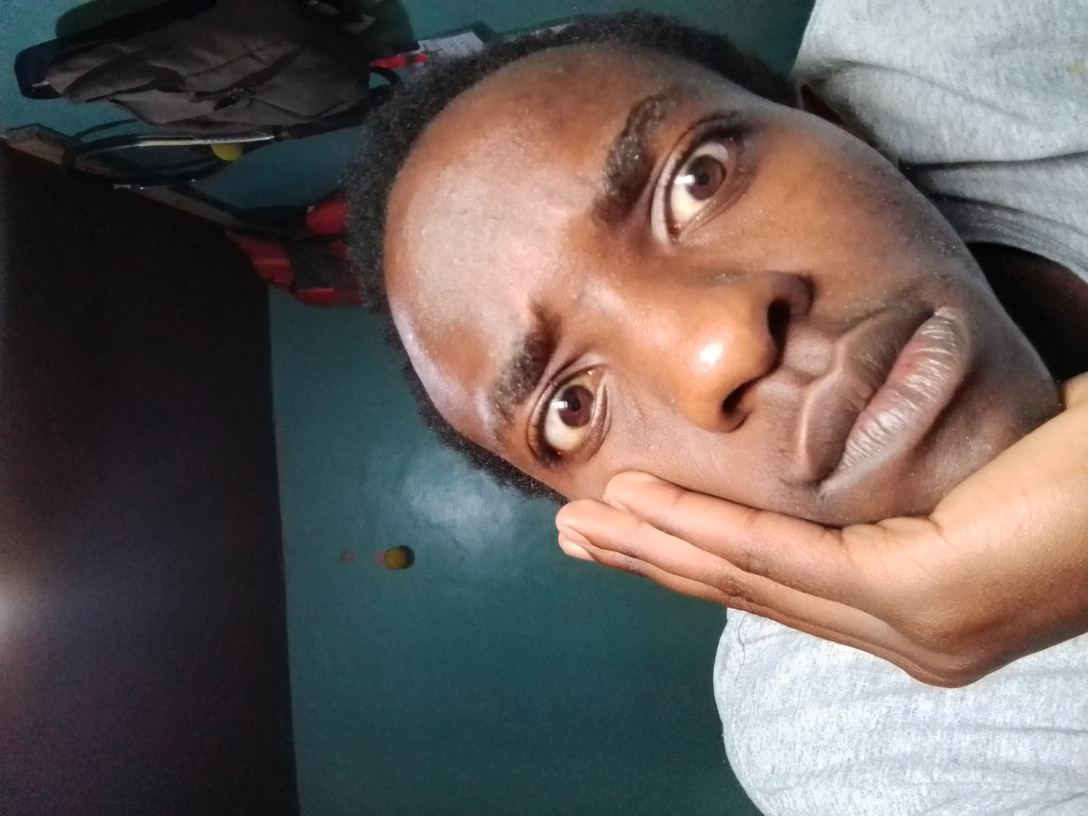
#> input picture me2.jpg, 3264 x 2448 px, found by its file name (shown at 1/3 size)
$ python convert.py
#> lines starting #> are read from the running program, lines starting #| are printed output that depends on the picture
from PIL import Image, ImageEnhance, ImageFilter
import numpy as np
import os

def convert_image_for_m5stack(input_file, output_file="m5stack_image.h",
                             width=320, height=240, variable_name="img_data"):
    """
    Converts an image for optimal display on M5Stack with advanced color correction
    and generates a ready-to-use header file.
    """
#> called with input_file = 'me2.jpg', output_file = 'me2_img.h', width = 320, height = 240, variable_name = 'img_data'
    print(f"Converting {input_file} for M5Stack display...")

    # Load and resize image
    img = Image.open(input_file).convert("RGB")
#> img is the input picture: PIL image 3264x2448 RGB; mean R, G, B 105, 95.2, 91.6
    original_width, original_height = img.size
#> original_width = 3264; original_height = 2448

    # Calculate aspect ratio to maintain proportions
    ratio = min(width / original_width, height / original_height)
#> ratio = 0.098
    new_width = int(original_width * ratio)
#> new_width = 320
    new_height = int(original_height * ratio)
#> new_height = 240

    # Resize with high quality
    img = img.resize((new_width, new_height), Image.Resampling.LANCZOS)
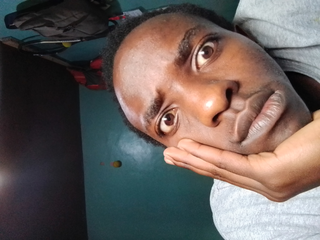
#> img: PIL image 320x240 RGB; mean R, G, B 105, 95.2, 91.6

    # Create black canvas of target size
    canvas = Image.new("RGB", (width, height), (0, 0, 0))
#> canvas: PIL image 320x240 RGB; every value is 0

    # Paste resized image centered on canvas
    offset_x = (width - new_width) // 2
#> offset_x = 0
    offset_y = (height - new_height) // 2
#> offset_y = 0
    canvas.paste(img, (offset_x, offset_y))
    img = canvas

    # Apply image enhancements for better display on LCD
    img = ImageEnhance.Contrast(img).enhance(1.2)      # Increase contrast
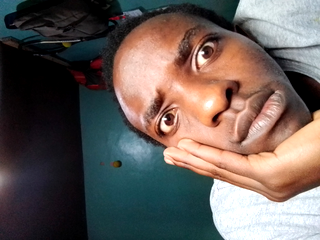
#> img: PIL image 320x240 RGB; mean R, G, B 105, 94.2, 89.5
    img = ImageEnhance.Brightness(img).enhance(1.1)    # Slightly brighter
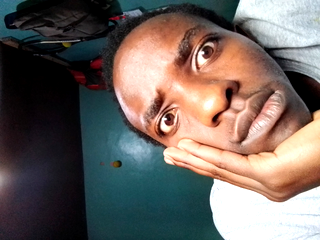
#> img: PIL image 320x240 RGB; mean R, G, B 112.1, 102, 96.6
    img = ImageEnhance.Color(img).enhance(1.2)         # More saturated
    img = ImageEnhance.Sharpness(img).enhance(1.5)     # Sharper

    # Apply gentle noise reduction
    img = img.filter(ImageFilter.GaussianBlur(radius=0.5))
    img = img.filter(ImageFilter.UnsharpMask(radius=1, percent=150, threshold=3))
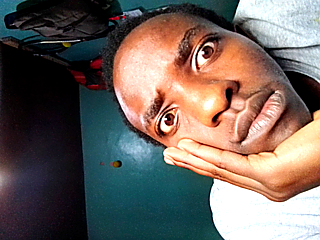
#> img: PIL image 320x240 RGB; mean R, G, B 112.4, 101.4, 95.1

    # Convert to numpy array
    pixels = np.array(img)

    # Apply gamma correction for the M5Stack display
    gamma = 1.2  # Adjust if needed (values > 1 brighten midtones)
    pixels = np.power(pixels / 255.0, 1.0 / gamma) * 255.0
    pixels = pixels.astype(np.uint8)

    # Convert to RGB565 with optimized color mapping and dithering
    rgb565_array = convert_to_rgb565_optimized(pixels)

    # Generate header file
    generate_header_file(rgb565_array, output_file, width, height, variable_name)

    print(f"Conversion complete! Header file saved as {output_file}")
    print(f"Image size: {width}x{height} pixels ({width*height} total)")
    return rgb565_array

def convert_to_rgb565_optimized(pixels):
    """
    Converts RGB888 pixels to RGB565 with optimized color mapping for M5Stack display.
    Uses error diffusion dithering for better color representation.
    """
    height, width, _ = pixels.shape
#> height = 240; width = 320
    output = np.zeros((height, width), dtype=np.uint16)

    # Create float working copy
    r = pixels[:,:,0].astype(np.float32)
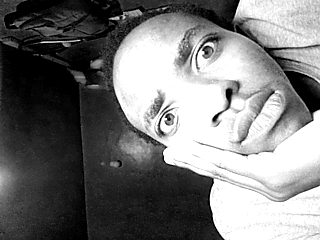
#> r: shape (240, 320) float32; min 0, max 255, mean 119.6
    g = pixels[:,:,1].astype(np.float32)
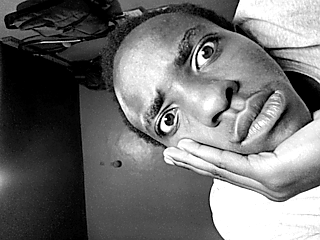
#> g: shape (240, 320) float32; min 0, max 255, mean 111
    b = pixels[:,:,2].astype(np.float32)
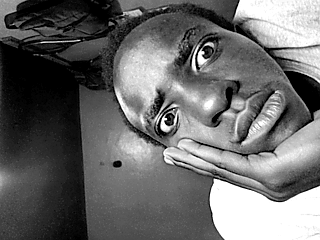
#> b: shape (240, 320) float32; min 0, max 255, mean 105.6

    # Error diffusion dithering (Floyd-Steinberg)
    for y in range(height):
        for x in range(width):
            # Get current pixel values
            old_r = np.clip(r[y, x], 0, 255)
            old_g = np.clip(g[y, x], 0, 255)
            old_b = np.clip(b[y, x], 0, 255)

            # Convert to RGB565 (5-bit R, 6-bit G, 5-bit B)
            new_r = round(old_r / 255.0 * 31) * 8
            new_g = round(old_g / 255.0 * 63) * 4
            new_b = round(old_b / 255.0 * 31) * 8

            # Calculate error
            err_r = old_r - new_r
            err_g = old_g - new_g
            err_b = old_b - new_b

            # Store converted pixel in output array
            r565 = round(old_r / 255.0 * 31) & 0x1F
            g565 = round(old_g / 255.0 * 63) & 0x3F
            b565 = round(old_b / 255.0 * 31) & 0x1F
            output[y, x] = (r565 << 11) | (g565 << 5) | b565

            # Distribute error to neighboring pixels
            if x < width-1:
                r[y, x+1] += err_r * 7/16
                g[y, x+1] += err_g * 7/16
                b[y, x+1] += err_b * 7/16

            if y < height-1:
                if x > 0:
                    r[y+1, x-1] += err_r * 3/16
                    g[y+1, x-1] += err_g * 3/16
                    b[y+1, x-1] += err_b * 3/16

                r[y+1, x] += err_r * 5/16
                g[y+1, x] += err_g * 5/16
                b[y+1, x] += err_b * 5/16

                if x < width-1:
                    r[y+1, x+1] += err_r * 1/16
                    g[y+1, x+1] += err_g * 1/16
                    b[y+1, x+1] += err_b * 1/16

    return output

def generate_header_file(rgb565_array, output_file, width, height, variable_name):
    """
    Generates a C header file with the RGB565 image data.
    """
#> called with output_file = 'me2_img.h', width = 320, height = 240, variable_name = 'img_data'
    with open(output_file, "w") as f:
        f.write(f"// M5Stack optimized RGB565 image\n")
        f.write(f"// Image dimensions: {width}x{height} pixels\n")
        f.write(f"// Generated with advanced color correction and dithering\n\n")

        f.write(f"#ifndef {os.path.basename(output_file).split('.')[0].upper()}_H\n")
        f.write(f"#define {os.path.basename(output_file).split('.')[0].upper()}_H\n\n")

        f.write(f"#include <pgmspace.h>\n\n")

        f.write(f"// Image dimensions\n")
        f.write(f"#define {variable_name.upper()}_WIDTH {width}\n")
        f.write(f"#define {variable_name.upper()}_HEIGHT {height}\n\n")

        f.write(f"// RGB565 Image data ({width*height} pixels)\n")
        f.write(f"const uint16_t {variable_name}[{width*height}] PROGMEM = {{\n")

        # Write image data in rows of 8 values for readability
        values_per_line = 8
        for y in range(height):
            f.write("  ")
            for x in range(0, width, values_per_line):
                chunk = rgb565_array[y, x:min(x+values_per_line, width)]
                hex_values = [f"0x{val:04X}" for val in chunk]
                f.write(", ".join(hex_values))

                # Add comma if not last element
                if y < height-1 or x + values_per_line < width:
                    f.write(",")

                # Add newline after every values_per_line elements
                if x + values_per_line < width:
                    f.write("\n  ")
                else:
                    f.write("\n")

        f.write("};\n\n")
        f.write("#endif // " + os.path.basename(output_file).split('.')[0].upper() + "_H\n")

if __name__ == "__main__":
    # Example usage
    input_file = "me2.jpg"  # Change to your input file
    output_file = "me2_img.h"
    convert_image_for_m5stack(input_file, output_file)

$ run again, with skubi.png saved as me2.jpg
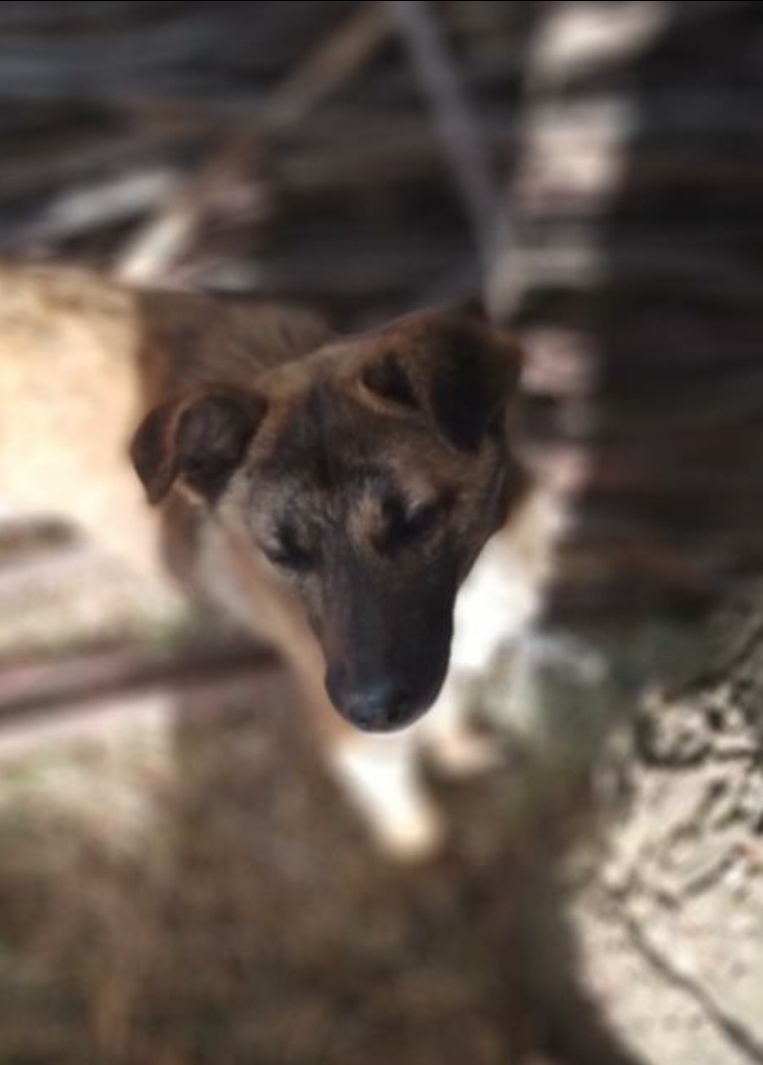
#> input picture skubi.png, 763 x 1065 px, found by its file name
#> in convert_image_for_m5stack, img is the input picture: PIL image 763x1065 RGB; mean R, G, B 100.9, 88.8, 80.1
#> in convert_image_for_m5stack, `pixels = np.power(pixels / 255.0, 1.0 / gamma) * 255.0`:
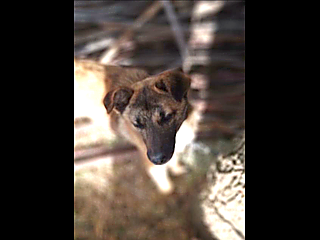
#> pixels: shape (240, 320, 3) float64; mean R, G, B 70.5, 61.8, 55.6
#> in convert_to_rgb565_optimized, `b = pixels[:,:,2].astype(np.float32)`:
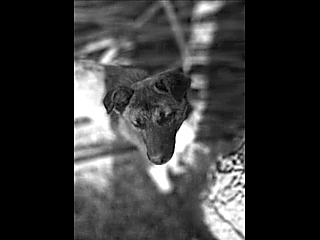
#> b: shape (240, 320) float32; min 0, max 255, mean 55.3
